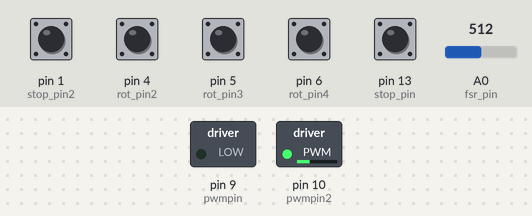
A sketch run on a simulated Arduino Uno, built with avr-gcc and run on an emulated ATmega328P. Parts: switched loads named in the sketch (green lamp = pin HIGH). The test bench sets the inputs (shaded band); at power-on: pin 1 (stop_pin2), pin 4 (rot_pin2), pin 5 (rot_pin3), pin 6 (rot_pin4), pin 13 (stop_pin) HIGH, A0 (fsr_pin) = 512.

Above: at 0.8 s.
0.9 s: pin 13 (stop_pin) pulled LOW for 0.15 s
At 1.7 s:
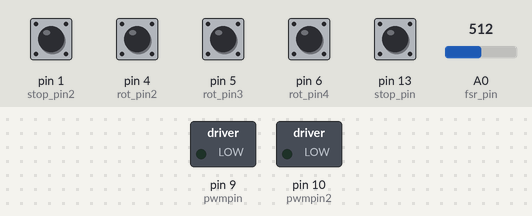
At 2.8 s:
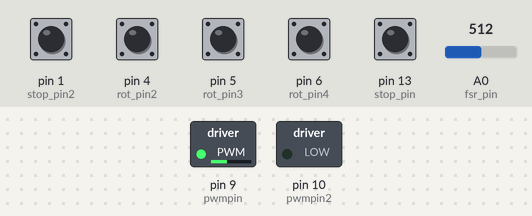
3.4 s: pin 1 (stop_pin2) pulled LOW for 0.15 s
At 4.5 s:
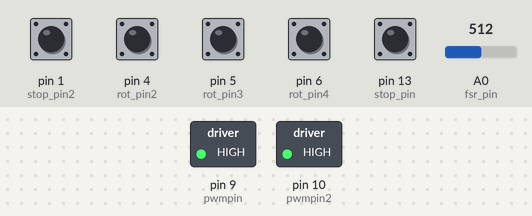
Timing chart, 0 to 6.4 s (numbered marks = the images above; inputs shaded):
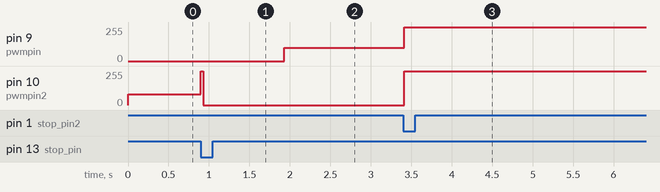

Measured:
- after the input at 0.9 s, pin 9 (pwmpin): 0/255 → 100/255 after 1.0 s; pin 10 (pwmpin2): 80/255 → 0/255 at once
- after the input at 3.4 s, pin 9 (pwmpin): 100/255 → 255/255 at once; pin 10 (pwmpin2): 0/255 → 255/255 at once

The sketch:

ball_tracing.ino
```cpp
int angle=0;
int angle2=0;

int fsr_value=0;

int count_rev=2*5736;
int count_rev2=2*11400;

int pwm=0;
int pwm2=0;

volatile long counter=0;
volatile long counter2=0;

//encoder pins
#define rot_pin1 3
#define rot_pin2 4

#define rot_pin3 5
#define rot_pin4 6

//direction pins
int dirpin1=8;
int dirpin2=7;

int dirpin3=12;
int dirpin4=11;

//calibration pin
int stop_pin=13;
int stop_pin2=1;

//pwm pin
int pwmpin=9;
int pwmpin2=10;

//force sensor pin
int fsr_pin=0;

//state determine constants
int state=0;
int err_state=0;

#include "PinChangeInterrupt.h"


void setup() {

  pinMode(rot_pin1, INPUT_PULLUP);

  pinMode(rot_pin2, INPUT_PULLUP);


  pinMode(rot_pin3,INPUT_PULLUP);

  pinMode(rot_pin4,INPUT_PULLUP);

  pinMode(stop_pin,INPUT_PULLUP);

  pinMode(stop_pin2,INPUT_PULLUP);

  initiate();


  attachPinChangeInterrupt(digitalPinToPinChangeInterrupt(rot_pin1), ai0, RISING);

  attachPinChangeInterrupt(digitalPinToPinChangeInterrupt(rot_pin2), ai1, RISING);


  attachPinChangeInterrupt(digitalPinToPinChangeInterrupt(rot_pin3), ai2, RISING);

  attachPinChangeInterrupt(digitalPinToPinChangeInterrupt(rot_pin4), ai3, RISING);


  attachPinChangeInterrupt(digitalPinToPinChangeInterrupt(stop_pin),stop_function,FALLING);

  Serial.begin(9600);
}

void loop() {
  shrink_counter();
  if(err_state==0){
    force_measure();
    read_write();
  }

  if((state==0) || (err_state==1)){
    motor_initiation();

  }
  motor_drive();

}

void initiate(){
  while(digitalRead(stop_pin)==HIGH){
    digitalWrite(dirpin3,LOW);
    digitalWrite(dirpin4,HIGH);
    analogWrite(pwmpin2,80);
  }
  long start=millis();
  while((millis()-start)<30){
    digitalWrite(dirpin3,HIGH);
    digitalWrite(dirpin4,LOW);
    analogWrite(pwmpin2,255);
  }
  analogWrite(pwmpin2,0);//set pwm to 0 before the first arm adjusted
  counter2=5193;


  delay(1000);//wait for the second arm to adjust

  while(digitalRead(stop_pin2)==HIGH){
    digitalWrite(dirpin1,LOW);
    digitalWrite(dirpin2,HIGH);
    analogWrite(pwmpin,100);
  }
  start=millis();
  while((millis()-start)<0){
    digitalWrite(dirpin1,HIGH);
    digitalWrite(dirpin2,LOW);
    analogWrite(pwmpin,255);
  }

  counter=5273;

}


void read_write(){
  if(Serial.available()>0){
    if(Serial.peek()=='g'){
      Serial.read();
      //angle=360*counter/count_rev;
      //Serial.println(angle);
      Serial.println(counter);
      state=1; //switch state
    }else if(Serial.peek()=='h'){
      Serial.read();
      //angle2=360*counter2/count_rev2;
      //Serial.println(angle2);
      Serial.println(counter2);
      state=1;
    }else if(Serial.peek()=='f'){
      Serial.read();
      Serial.println(fsr_value);
    }else if(Serial.peek()=='p'){
      Serial.read();
      pwm=Serial.parseInt();
      Serial.read(); //to read the stop sign
    }else if(Serial.peek()=='q'){
      Serial.read();
      pwm2=Serial.parseInt();
      Serial.read();
    }else if(Serial.peek()=='r'){
      Serial.read();
      pwm=Serial.parseInt();
      Serial.read();
      pwm2=Serial.parseInt();
      Serial.read();
    }
  }
}

void motor_drive(){
  if(pwm>=0){
    digitalWrite(dirpin1,LOW);
    digitalWrite(dirpin2,HIGH);
    analogWrite(pwmpin,pwm);
  }else if(pwm<0){
    digitalWrite(dirpin1,HIGH);
    digitalWrite(dirpin2,LOW);
    analogWrite(pwmpin,-1*pwm);
  }

  if(pwm2>=0){
    digitalWrite(dirpin3,LOW);
    digitalWrite(dirpin4,HIGH);
    analogWrite(pwmpin2,pwm2);
  }else if(pwm2<0){
    digitalWrite(dirpin3,HIGH);
    digitalWrite(dirpin4,LOW);
    analogWrite(pwmpin2,-1*pwm2);
  }
}

void motor_initiation(){

  int angle_err=45-int(360*counter/count_rev);
  int angle2_err=-45-int(360*counter2/count_rev2);
  pwm=60*angle_err;
  pwm2=60*angle2_err;
  if(pwm2>255){
    pwm2=255;
  }else if(pwm2<-255){
    pwm2=-255;
  }

  if(pwm>255){
    pwm=255;
  }else if(pwm<-255){
    pwm=-255;
  }

}

void force_measure(){
  for (int num=0;num<100;num++){
    fsr_value+= analogRead(fsr_pin);
  }
  fsr_value/=100;

}

void ai0() {
    if(digitalRead(rot_pin2)==LOW) {
    counter++;
    }else{
    counter--;
    }
  }

  void ai1() {
    if(digitalRead(rot_pin1)==LOW) {
    counter--;
    }else{
    counter++;
    }
  }


  void ai2() {
    if(digitalRead(rot_pin4)==LOW) {
    counter2++;
    }else{
    counter2--;
    }
  }

  void ai3() {
    if(digitalRead(rot_pin3)==LOW) {
    counter2--;
    }else{
    counter2++;
    }
  }


  void stop_function(){
    if((state==1)&&(err_state==0)){
        state=0;
        err_state=1;
    }
  }

  void shrink_counter(){
    if(counter>count_rev){
      counter%=count_rev;
    }else if(counter<-count_rev){
      counter=-((-1*counter)%count_rev);
    }

    if(counter2>count_rev2){
      counter2%=count_rev2;
    }else if(counter2<-count_rev2){
      counter2=-((-1*counter2)%count_rev2);
    }
  }
```
